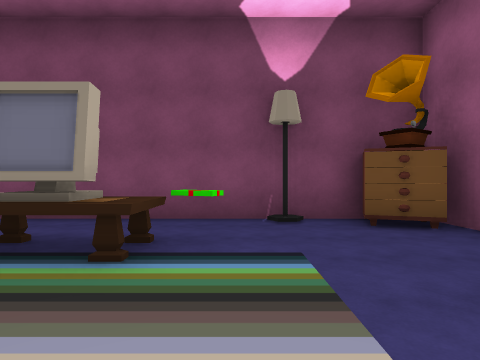
[1] (above)

13 first-person views from a walk through a scene from a Unity 3-D project. The camera is 1.4 m above the floor, looks level and sees 75° across. The floor is counted in squares, 2 m on a side. Each view is taken from the middle of a square. On the plan, view 1 faces up. The plan holds only what a view shows up to about 10 squares ahead; the rest is blank. The place goes on beyond the plan. The player is left out.

[2]
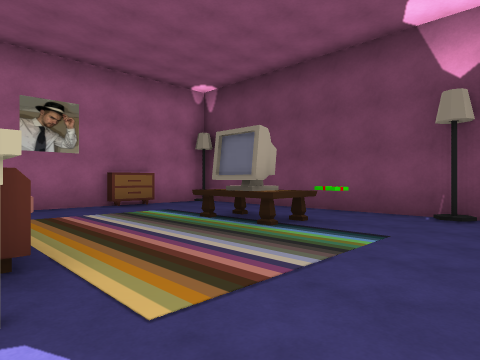

[3]
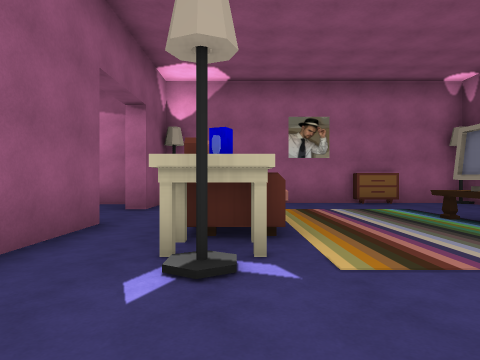

[4]
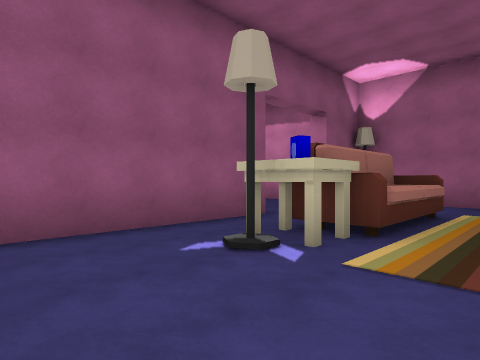

[5]
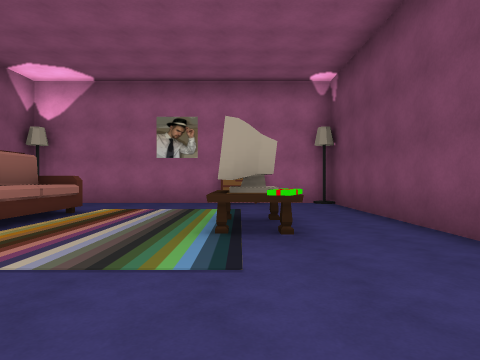

[6]
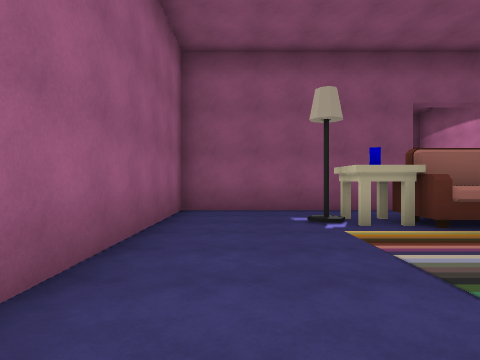

[7]
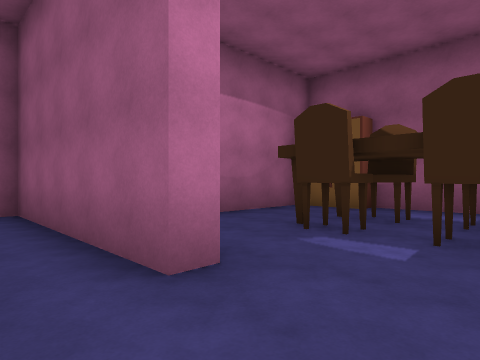

[8]
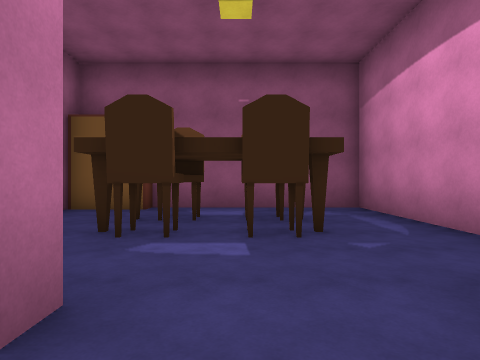

[9]
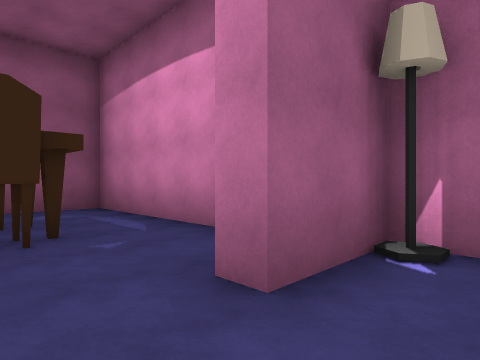

[10]
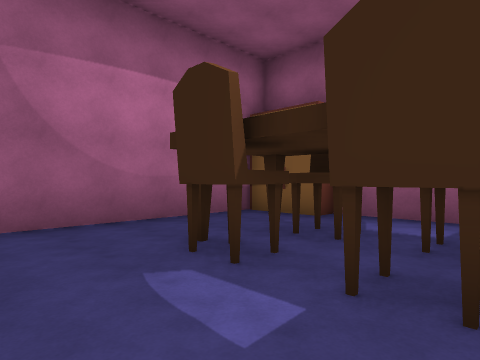

[11]
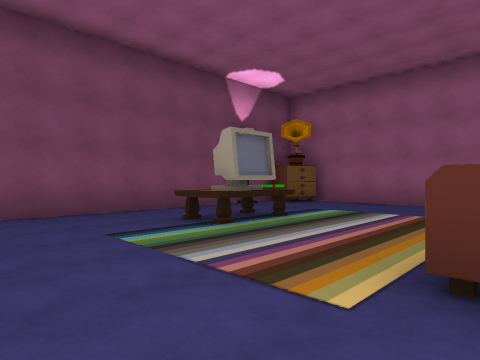

[12]
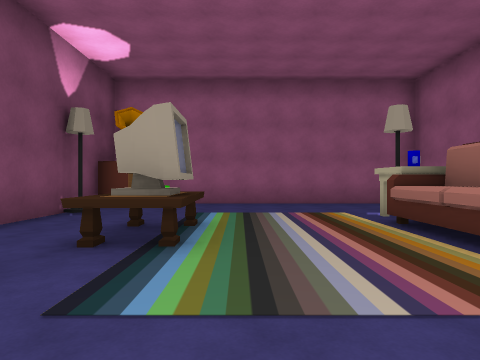

[13]
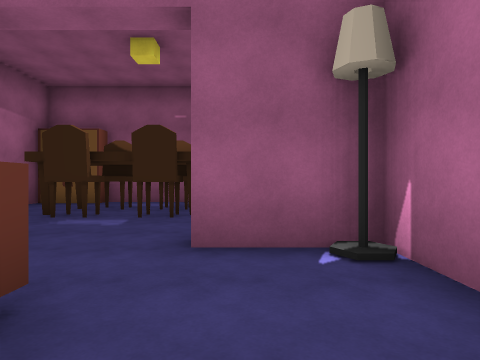

### Floor plan
Points are (right, up) in squares from view 1. A wall is a line through its corners. A room is listed if a view was taken in it or the views show most of it. See-through windows are left out.
Room 1 (views 1, 2, 3, 4, 5, 6, 7, 8, 9, 11, 12, 13)
walls: (-2, -3.2) (3.4, -3.2) (3.4, 4.2); (2.4, 5.8) (-6.5, 5.8) (-6.5, -3.2) (-4.5, -3.2)
ways out: opening at (-3.5, -4) to room 2
objects: lamp (-6, -3); table (-6, 3); lamp (-6, 5); other object (-3, -1) to (-2, -1); TV (-2, 3) to (-1, 3); table (-1, -1) to (0, -1); lamp (1, -1); lamp (1, 5); nightstand (2, 5) to (3, 5)
Room 2 (view 10)
walls: (-2, -3.8) (-2, -3.2); (1.1, -9.5) (1.1, -4.6); (-4.5, -3.2) (-4.5, -3.8); (-6.1, -4.2) (-6.1, -10) (-0.8, -10)
ways out: opening at (-3.5, -4) to room 1
objects: chair (-4, -8) to (-3, -8); chair (-4, -6) to (-3, -6); chair (-2, -8); chair (-2, -6) to (-1, -6); other object (-1, -8); other object (0, -9)

Where each view was taken, in squares from view 1:
view 1: 0 up, 0 right, facing up
view 2: 1 down, 2 right, facing up-left
view 3: 1 down, 3 right, facing left
view 4: 1 up, 3 right, facing down-left
view 5: 3 up, 3 right, facing left
view 6: 4 up, 2 right, facing down
view 7: 2 down, 4 left, facing down-right
view 8: 2 down, 3 left, facing down
view 9: 2 down, 3 left, facing down-left
view 10: 4 down, 4 left, facing down-right
view 11: 1 down, 6 left, facing up-right
view 12: 2 up, 6 left, facing right
view 13: 0 up, 5 left, facing down
